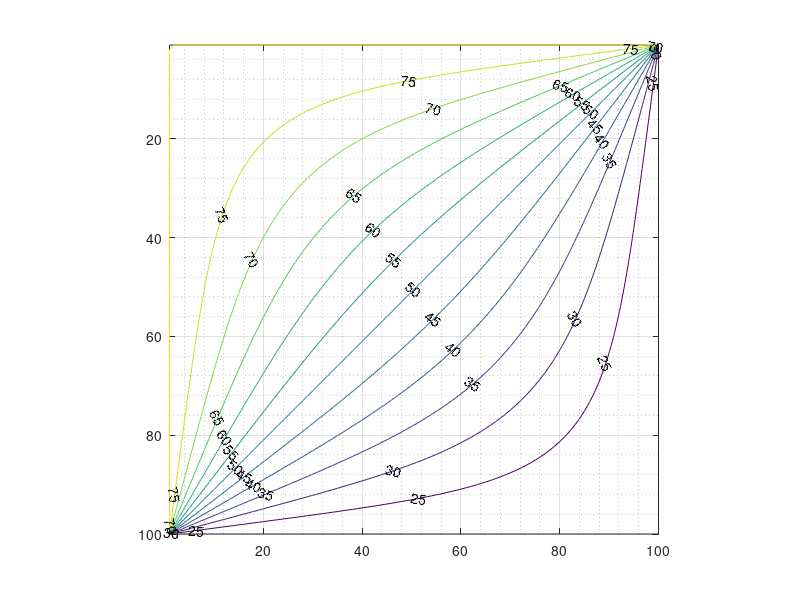

Write the MATLAB code that produced this figure.
N = 100; % liczba wierszy
M = 100; % liczba kolumn

% Macierz A

A = speye(N * M);

for i = 2 : (N - 1)
    for j = 2 : (M - 1)
        
        k  = i + (j - 1) * N;
        k1 = (i - 1) + (j - 1) * N;
        k2 = (i + 1) + (j - 1) * N;
        k3 = i + (j - 1 - 1) * N;
        k4 = i + (j - 1 + 1) * N;
        
        A(k, k) = 4;
        A(k, k1) = -1;
        A(k, k2) = -1;
        A(k, k3) = -1;
        A(k, k4) = -1;        
    end
end

b = zeros(N * M, 1);

for i = 1 : N
    j = 1;
    k = i + (j - 1) * N;
    b(k) = 80; % temperatura z lewej strony
    j = M;
    k = i + (j - 1) * N;
    b(k) = 20; % temperatura z prawej strony
end

for j = 1 : M
    i = 1;
    k = i + (j - 1) * N;    
    b(k) = 80; % temperatura z lewej strony
    i = M;
    k = i + (j - 1) * N;    
    b(k) = 20; % temperatura z prawej strony
end

% A = sparse(A);

tic
T = A \ b;
toc

T = reshape(T, N, M);

contour(T,20:5:80, 'ShowText', 'on');
grid on;
grid minor;
axis ij;
axis equal;

